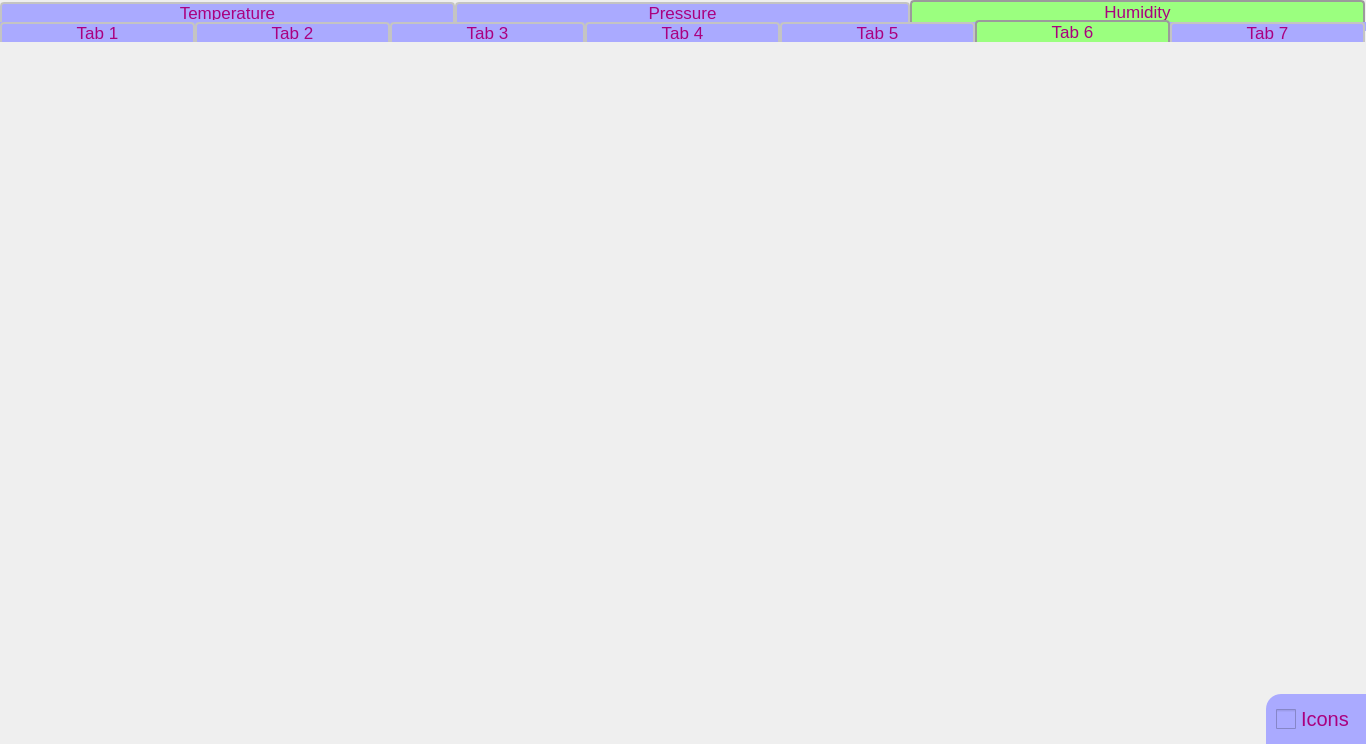
<?xml version="1.0" encoding="UTF-8"?>
<ui version="4.0">
 <class>temp</class>
 <widget class="QWidget" name="temp">
  <property name="geometry">
   <rect>
    <x>0</x>
    <y>0</y>
    <width>1366</width>
    <height>744</height>
   </rect>
  </property>
  <property name="maximumSize">
   <size>
    <width>1366</width>
    <height>744</height>
   </size>
  </property>
  <property name="windowTitle">
   <string>Widget</string>
  </property>
  <widget class="QTabWidget" name="tabWidget">
   <property name="geometry">
    <rect>
     <x>0</x>
     <y>0</y>
     <width>1366</width>
     <height>31</height>
    </rect>
   </property>
   <property name="styleSheet">
    <string notr="true">QTabWidget::pane { 
	background-color: rgb(170, 170, 255);
	border-bottom: 0px;
}
QTabBar::tab {
     background: rgb(170, 170, 255);
     border: 2px solid #C4C4C3;
     border-bottom: 0px;
     border-top-left-radius: 4px;
     border-top-right-radius: 4px;
	 width:447px;
     padding: 2px;
	font: 75 13pt;
	color: rgb(170, 0, 127);
 }
 QTabBar::tab:selected {
     background: rgb(155, 255, 127);
 }
 QTabBar::tab:hover {
     background: rgb(255, 255, 127);
 }

 QTabBar::tab:selected {
     border-color: #9B9B9B;
     border-bottom-color: #C2C7CB; 
 }

 QTabBar::tab:!selected {
     margin-top: 2px; 
 }</string>
   </property>
   <property name="currentIndex">
    <number>2</number>
   </property>
   <property name="iconSize">
    <size>
     <width>16</width>
     <height>16</height>
    </size>
   </property>
   <widget class="QWidget" name="tab">
    <attribute name="title">
     <string>Temperature</string>
    </attribute>
   </widget>
   <widget class="QWidget" name="tab_2">
    <attribute name="title">
     <string>Pressure</string>
    </attribute>
   </widget>
   <widget class="QWidget" name="tab_3">
    <attribute name="title">
     <string>Humidity</string>
    </attribute>
   </widget>
  </widget>
  <widget class="QTabWidget" name="tabWidget_2">
   <property name="geometry">
    <rect>
     <x>0</x>
     <y>20</y>
     <width>1366</width>
     <height>22</height>
    </rect>
   </property>
   <property name="styleSheet">
    <string notr="true">QTabWidget::pane { 
	background-color: rgb(170, 170, 255);
	border-bottom: 0px;
}
QTabBar::tab {
     background: rgb(170, 170, 255);
     border: 2px solid #C4C4C3;
     border-bottom: 0px;
     border-top-left-radius: 4px;
     border-top-right-radius: 4px;
	 width:187px;
     padding: 2px;
	font: 75 13pt;
	color: rgb(170, 0, 127);
 }
 QTabBar::tab:selected {
     background: rgb(155, 255, 127);
 }
 QTabBar::tab:hover {
     background: rgb(255, 255, 127);
 }

 QTabBar::tab:selected {
     border-color: #9B9B9B;
     border-bottom-color: #C2C7CB; 
 }

 QTabBar::tab:!selected {
     margin-top: 2px; 
 }</string>
   </property>
   <property name="currentIndex">
    <number>5</number>
   </property>
   <widget class="QWidget" name="tab_4">
    <attribute name="title">
     <string>Tab 1</string>
    </attribute>
   </widget>
   <widget class="QWidget" name="tab_5">
    <attribute name="title">
     <string>Tab 2</string>
    </attribute>
   </widget>
   <widget class="QWidget" name="tab_6">
    <attribute name="title">
     <string>Tab 3</string>
    </attribute>
   </widget>
   <widget class="QWidget" name="tab_7">
    <attribute name="title">
     <string>Tab 4</string>
    </attribute>
   </widget>
   <widget class="QWidget" name="tab_8">
    <attribute name="title">
     <string>Tab 5</string>
    </attribute>
   </widget>
   <widget class="QWidget" name="tab_9">
    <attribute name="title">
     <string>Tab 6</string>
    </attribute>
   </widget>
   <widget class="QWidget" name="tab_10">
    <attribute name="title">
     <string>Tab 7</string>
    </attribute>
   </widget>
  </widget>
  <widget class="QCheckBox" name="checkBox">
   <property name="geometry">
    <rect>
     <x>1266</x>
     <y>694</y>
     <width>100</width>
     <height>50</height>
    </rect>
   </property>
   <property name="styleSheet">
    <string notr="true">QCheckBox { 
	spacing: 5px;
	background-color: rgb(170, 170, 255);
	border: 1px;
	border-top-left-radius: 15px;
	font: 15pt;
	color: rgb(170, 0, 127);
}
QCheckBox::indicator {
	left: 10px;
    width: 20px;
    height: 20px;
}

</string>
   </property>
   <property name="text">
    <string>Icons</string>
   </property>
   <property name="checked">
    <bool>false</bool>
   </property>
   <property name="autoRepeat">
    <bool>false</bool>
   </property>
  </widget>
 </widget>
 <resources/>
 <connections/>
</ui>
